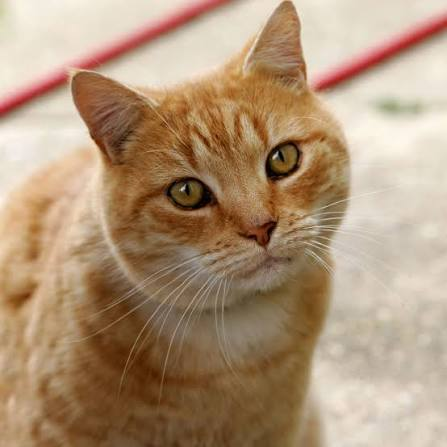
#> input picture veri/deneme.jpg, 447 x 447 px
$ python _4_kontur_tespiti.py
#> lines starting #> are read from the running program, lines starting #| are printed output that depends on the picture; after the words box and inside, x2 and y2 are one past the last pixel; in counts of white or black regions, pixels touching at a corner belong together
import cv2

resim = cv2.imread("../../veri/deneme.jpg")
#> resim is the input picture: shape (447, 447, 3); mean B, G, R 120.8, 148.8, 176

if resim is not None:
    gri_resim = cv2.cvtColor(resim, cv2.COLOR_BGR2GRAY)
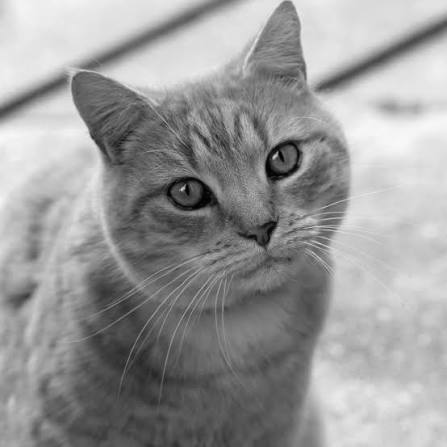
#> gri_resim: shape (447, 447); min 0, max 248, mean 153.8

    _, thres = cv2.threshold(gri_resim, 127, 255, cv2.THRESH_BINARY)
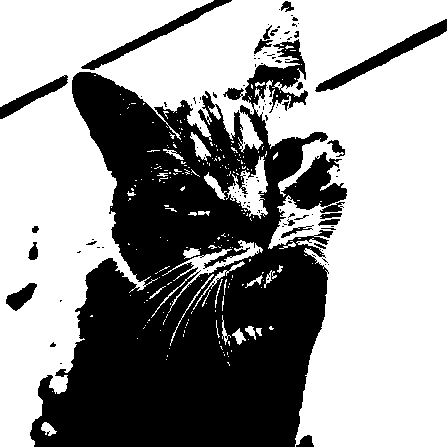
#> thres: shape (447, 447); 60.4% white; 111 black regions (88 under 20 px)


    #Parametreler: findContours(kaynak resim, en dıştaki konturlar, sadece köşeler)
    #cv2.RETR_EXTERNAL: Sadece en dıştaki konturları alır.
    # cv2.CHAIN_APPROX_SIMPLE: Konturun sadece uç noktalarını (köşe) saklayarak hafıza tasarrufu yapar.
    konturler, hiyerarsi = cv2.findContours(thres, cv2.RETR_EXTERNAL, cv2.CHAIN_APPROX_SIMPLE)
#> konturler = 213 contours, 196 with area under 20; largest, box (x1, y1, x2, y2) and area: (0, 0, 447, 447) 117726, (226, 156, 268, 219) 1082, (151, 240, 263, 318) 784, (190, 132, 211, 161) 207, (204, 172, 227, 200) 168; hiyerarsi = 213 rows, first 6: [1, -1, -1, -1], [2, 0, -1, -1], [3, 1, -1, -1], [4, 2, -1, -1], [5, 3, -1, -1], [6, 4, -1, -1]

    #len() fonksiyonu bir listenin içinde kaç eleman olduğnu sayar.
    print(f"Bulunan toplam nesne/kontur sayısı: {len(konturler)}")
#| Bulunan toplam nesne/kontur sayısı: 213

    #.copy():Orijinal resmi korumak ve ana veriyi kirletmemek için hafızada birebir aynı
    #özelliklere sahip bağımsız bir ikiz kopya oluşturur.
    kontur_cizilmis = resim.copy()
    #-1 parametresi tüm konturları çizer, (0, 255, 0) yeşil renk, 2 ise çizgi kalınlığıdır.
    cv2.drawContours(kontur_cizilmis, konturler , -1, (0, 255, 0), 2)
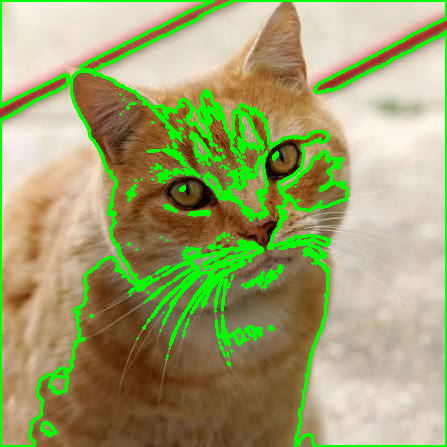
#> kontur_cizilmis: shape (447, 447, 3); 10.93% of pixels changed, all inside (x1, y1, x2, y2) = (0, 0, 447, 447)

    for i, kontur in enumerate(konturler):
        alan = cv2.contourArea(kontur)
        cevre = cv2.arcLength(kontur, True)

        if alan > 500:
            print(f"Kontur {i} -> Alan: {alan:.1f}, Çevre: {cevre:.1f}")

            #1. Sınırlayıcı kutunun koordinatlarını alıyoruz (x, y, genişlik, yükseklik)
            x, y, w, h = cv2.boundingRect(kontur)

            # (255, 0, 0) -> BGR formatında Mavi renk, 2 -> Çizgi kalınlığı
            cv2.rectangle(kontur_cizilmis, (x, y), (x + w, y + h), (255, 0, 0), 2)
#> this loop made 213 passes
#> (alan, cevre, x, y, w, h) on passes 84, 164, 213: (784.5, 736.1, 151, 240, 112, 78), (1082.5, 362.4, 226, 156, 42, 63), (117725.5, 5064.7, 0, 0, 447, 447)
#> (kontur, alan, cevre) on passes 2, 4, 5, 6, 7, 8: ([[52, 391]], 0, 0), ([[166, 359]], 0, 0), ([[228, 356]], 0, 0), ([[167, 355], [167, 356]], 0, 2), ([[224, 354], [224, 355]], 0, 2), ([[227, 352], [227, 354]], 0, 4)
#| Kontur 83 -> Alan: 784.5, Çevre: 736.1
#| Kontur 163 -> Alan: 1082.5, Çevre: 362.4
#| Kontur 212 -> Alan: 117725.5, Çevre: 5064.7
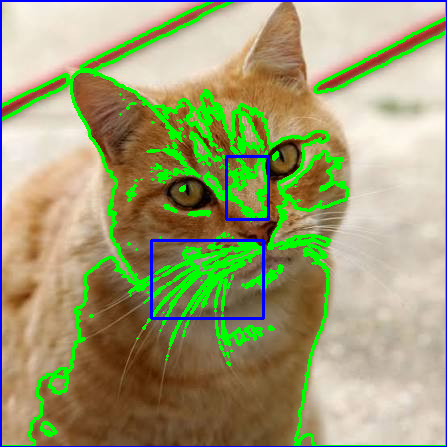
#> kontur_cizilmis: shape (447, 447, 3); 2.22% of pixels changed, all inside (x1, y1, x2, y2) = (0, 0, 447, 447)

    cv2.imshow("Orijinal Resim", resim)
    cv2.imshow("Esiklenmis Resim", thres)
    cv2.imshow("Kontur Cizilmis Resim", kontur_cizilmis)

    cv2.waitKey(0)
    cv2.destroyAllWindows()
else:
    print("HATA: Resim Bulunamadi!")
